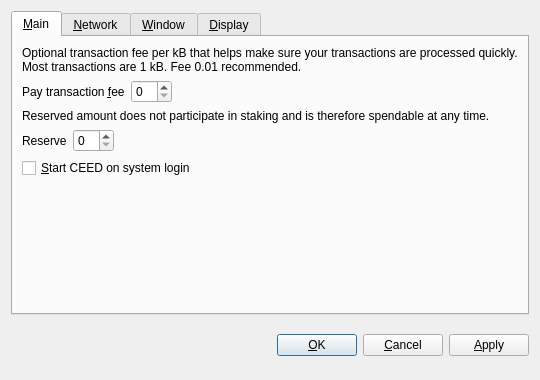
<?xml version="1.0" encoding="UTF-8"?>
<ui version="4.0">
 <class>OptionsDialog</class>
 <widget class="QDialog" name="OptionsDialog">
  <property name="geometry">
   <rect>
    <x>0</x>
    <y>0</y>
    <width>540</width>
    <height>380</height>
   </rect>
  </property>
  <property name="windowTitle">
   <string>Options</string>
  </property>
  <property name="modal">
   <bool>true</bool>
  </property>
  <layout class="QVBoxLayout" name="verticalLayout">
   <item>
    <widget class="QTabWidget" name="tabWidget">
     <property name="tabPosition">
      <enum>QTabWidget::North</enum>
     </property>
     <property name="currentIndex">
      <number>0</number>
     </property>
     <widget class="QWidget" name="tabMain">
      <attribute name="title">
       <string>&amp;Main</string>
      </attribute>
      <layout class="QVBoxLayout" name="verticalLayout_Main">
       <item>
        <widget class="QLabel" name="transactionFeeInfoLabel">
         <property name="text">
          <string>Optional transaction fee per kB that helps make sure your transactions are processed quickly. Most transactions are 1 kB. Fee 0.01 recommended.</string>
         </property>
         <property name="textFormat">
          <enum>Qt::PlainText</enum>
         </property>
         <property name="wordWrap">
          <bool>true</bool>
         </property>
        </widget>
       </item>
       <item>
        <layout class="QHBoxLayout" name="horizontalLayoutFee">
         <item>
          <widget class="QLabel" name="transactionFeeLabel">
           <property name="text">
            <string>Pay transaction &amp;fee</string>
           </property>
           <property name="textFormat">
            <enum>Qt::PlainText</enum>
           </property>
           <property name="buddy">
            <cstring>transactionFee</cstring>
           </property>
          </widget>
         </item>
         <item>
          <widget class="BitcoinAmountField" name="transactionFee"/>
         </item>
         <item>
          <spacer name="horizontalSpacerFee">
           <property name="orientation">
            <enum>Qt::Horizontal</enum>
           </property>
           <property name="sizeHint" stdset="0">
            <size>
             <width>40</width>
             <height>20</height>
            </size>
           </property>
          </spacer>
         </item>
        </layout>
       </item>
       <item>
        <widget class="QLabel" name="reserveBalanceInfoLabel">
         <property name="text">
          <string>Reserved amount does not participate in staking and is therefore spendable at any time.</string>
         </property>
         <property name="textFormat">
          <enum>Qt::PlainText</enum>
         </property>
         <property name="wordWrap">
          <bool>true</bool>
         </property>
        </widget>
       </item>
       <item>
        <layout class="QHBoxLayout" name="horizontalLayoutReserveBalance">
         <item>
          <widget class="QLabel" name="reserveBalanceLabel">
           <property name="text">
            <string>Reserve</string>
           </property>
           <property name="textFormat">
            <enum>Qt::PlainText</enum>
           </property>
           <property name="buddy">
            <cstring>reserveBalance</cstring>
           </property>
          </widget>
         </item>
         <item>
          <widget class="BitcoinAmountField" name="reserveBalance"/>
         </item>
         <item>
          <spacer name="horizontalSpacerReserveBalance">
           <property name="orientation">
            <enum>Qt::Horizontal</enum>
           </property>
           <property name="sizeHint" stdset="0">
            <size>
             <width>40</width>
             <height>20</height>
            </size>
           </property>
          </spacer>
         </item>
        </layout>
       </item>
       <item>
        <widget class="QCheckBox" name="bitcoinAtStartup">
         <property name="toolTip">
          <string>Automatically start CEED after logging in to the system.</string>
         </property>
         <property name="text">
          <string>&amp;Start CEED on system login</string>
         </property>
        </widget>
       </item>
       <item>
        <spacer name="verticalSpacer_Main">
         <property name="orientation">
          <enum>Qt::Vertical</enum>
         </property>
         <property name="sizeHint" stdset="0">
          <size>
           <width>20</width>
           <height>40</height>
          </size>
         </property>
        </spacer>
       </item>
      </layout>
     </widget>
     <widget class="QWidget" name="tabNetwork">
      <attribute name="title">
       <string>&amp;Network</string>
      </attribute>
      <layout class="QVBoxLayout" name="verticalLayout_Network">
       <item>
        <widget class="QCheckBox" name="mapPortUpnp">
         <property name="toolTip">
          <string>Automatically open the CEED client port on the router. This only works when your router supports UPnP and it is enabled.</string>
         </property>
         <property name="text">
          <string>Map port using &amp;UPnP</string>
         </property>
        </widget>
       </item>
       <item>
        <widget class="QCheckBox" name="connectSocks">
         <property name="toolTip">
          <string>Connect to the CEED network through a SOCKS5 proxy (e.g. when connecting through Tor).</string>
         </property>
         <property name="text">
          <string>&amp;Connect through SOCKS5 proxy:</string>
         </property>
        </widget>
       </item>
       <item>
        <layout class="QHBoxLayout" name="horizontalLayout_Network">
         <item>
          <widget class="QLabel" name="proxyIpLabel">
           <property name="text">
            <string>Proxy &amp;IP:</string>
           </property>
           <property name="textFormat">
            <enum>Qt::PlainText</enum>
           </property>
           <property name="buddy">
            <cstring>proxyIp</cstring>
           </property>
          </widget>
         </item>
         <item>
          <widget class="QValidatedLineEdit" name="proxyIp">
           <property name="maximumSize">
            <size>
             <width>140</width>
             <height>16777215</height>
            </size>
           </property>
           <property name="toolTip">
            <string>IP address of the proxy (e.g. 127.0.0.1)</string>
           </property>
          </widget>
         </item>
         <item>
          <widget class="QLabel" name="proxyPortLabel">
           <property name="text">
            <string>&amp;Port:</string>
           </property>
           <property name="textFormat">
            <enum>Qt::PlainText</enum>
           </property>
           <property name="buddy">
            <cstring>proxyPort</cstring>
           </property>
          </widget>
         </item>
         <item>
          <widget class="QLineEdit" name="proxyPort">
           <property name="maximumSize">
            <size>
             <width>55</width>
             <height>16777215</height>
            </size>
           </property>
           <property name="toolTip">
            <string>Port of the proxy (e.g. 9050)</string>
           </property>
          </widget>
         </item>
         <item>
          <spacer name="horizontalSpacer_Network">
           <property name="orientation">
            <enum>Qt::Horizontal</enum>
           </property>
           <property name="sizeHint" stdset="0">
            <size>
             <width>40</width>
             <height>20</height>
            </size>
           </property>
          </spacer>
         </item>
        </layout>
       </item>
       <item>
        <spacer name="verticalSpacer_Network">
         <property name="orientation">
          <enum>Qt::Vertical</enum>
         </property>
         <property name="sizeHint" stdset="0">
          <size>
           <width>20</width>
           <height>40</height>
          </size>
         </property>
        </spacer>
       </item>
      </layout>
     </widget>
     <widget class="QWidget" name="tabWindow">
      <attribute name="title">
       <string>&amp;Window</string>
      </attribute>
      <layout class="QVBoxLayout" name="verticalLayout_Window">
       <item>
        <widget class="QCheckBox" name="minimizeToTray">
         <property name="toolTip">
          <string>Show only a tray icon after minimizing the window.</string>
         </property>
         <property name="text">
          <string>&amp;Minimize to the tray instead of the taskbar</string>
         </property>
        </widget>
       </item>
       <item>
        <widget class="QCheckBox" name="minimizeOnClose">
         <property name="toolTip">
          <string>Minimize instead of exit the application when the window is closed. When this option is enabled, the application will be closed only after selecting Quit in the menu.</string>
         </property>
         <property name="text">
          <string>M&amp;inimize on close</string>
         </property>
        </widget>
       </item>
       <item>
        <spacer name="verticalSpacer_Window">
         <property name="orientation">
          <enum>Qt::Vertical</enum>
         </property>
         <property name="sizeHint" stdset="0">
          <size>
           <width>20</width>
           <height>40</height>
          </size>
         </property>
        </spacer>
       </item>
      </layout>
     </widget>
     <widget class="QWidget" name="tabDisplay">
      <attribute name="title">
       <string>&amp;Display</string>
      </attribute>
      <layout class="QVBoxLayout" name="verticalLayout_Display">
       <item>
        <layout class="QHBoxLayout" name="horizontalLayout_1_Display">
         <item>
          <widget class="QLabel" name="langLabel">
           <property name="text">
            <string>User Interface &amp;language:</string>
           </property>
           <property name="textFormat">
            <enum>Qt::PlainText</enum>
           </property>
           <property name="buddy">
            <cstring>lang</cstring>
           </property>
          </widget>
         </item>
         <item>
          <widget class="QValueComboBox" name="lang">
           <property name="toolTip">
            <string>The user interface language can be set here. This setting will take effect after restarting CEED.</string>
           </property>
          </widget>
         </item>
        </layout>
       </item>
       <item>
        <layout class="QHBoxLayout" name="horizontalLayout_2_Display">
         <item>
          <widget class="QLabel" name="unitLabel">
           <property name="text">
            <string>&amp;Unit to show amounts in:</string>
           </property>
           <property name="textFormat">
            <enum>Qt::PlainText</enum>
           </property>
           <property name="buddy">
            <cstring>unit</cstring>
           </property>
          </widget>
         </item>
         <item>
          <widget class="QValueComboBox" name="unit">
           <property name="toolTip">
            <string>Choose the default subdivision unit to show in the interface and when sending coins.</string>
           </property>
          </widget>
         </item>
        </layout>
       </item>
       <item>
        <widget class="QCheckBox" name="coinControlFeatures">
         <property name="toolTip">
          <string>Whether to show coin control features or not.</string>
         </property>
         <property name="text">
          <string>Display coin &amp;control features (experts only!)</string>
         </property>
        </widget>
       </item>
       <item>
        <widget class="QCheckBox" name="minimizeCoinAge">
         <property name="toolTip">
          <string>Whether to select the coin outputs randomly or with minimal coin age.</string>
         </property>
         <property name="text">
          <string>Minimize weight consumption (experimental)</string>
         </property>
        </widget>
       </item>
       <item>
        <widget class="QCheckBox" name="useBlackTheme">
         <property name="text">
          <string>Use CEED visual theme (requires restart)</string>
         </property>
        </widget>
       </item>
       <item>
        <spacer name="verticalSpacer_Display">
         <property name="orientation">
          <enum>Qt::Vertical</enum>
         </property>
         <property name="sizeHint" stdset="0">
          <size>
           <width>20</width>
           <height>40</height>
          </size>
         </property>
        </spacer>
       </item>
      </layout>
     </widget>
    </widget>
   </item>
   <item>
    <layout class="QHBoxLayout" name="horizontalLayout_Buttons">
     <item>
      <spacer name="horizontalSpacer_1">
       <property name="orientation">
        <enum>Qt::Horizontal</enum>
       </property>
       <property name="sizeHint" stdset="0">
        <size>
         <width>40</width>
         <height>48</height>
        </size>
       </property>
      </spacer>
     </item>
     <item>
      <widget class="QLabel" name="statusLabel">
       <property name="font">
        <font>
         <weight>75</weight>
         <bold>true</bold>
        </font>
       </property>
       <property name="text">
        <string/>
       </property>
       <property name="textFormat">
        <enum>Qt::PlainText</enum>
       </property>
       <property name="wordWrap">
        <bool>true</bool>
       </property>
      </widget>
     </item>
     <item>
      <spacer name="horizontalSpacer_2">
       <property name="orientation">
        <enum>Qt::Horizontal</enum>
       </property>
       <property name="sizeHint" stdset="0">
        <size>
         <width>40</width>
         <height>48</height>
        </size>
       </property>
      </spacer>
     </item>
     <item>
      <widget class="QPushButton" name="okButton">
       <property name="text">
        <string>&amp;OK</string>
       </property>
      </widget>
     </item>
     <item>
      <widget class="QPushButton" name="cancelButton">
       <property name="text">
        <string>&amp;Cancel</string>
       </property>
       <property name="autoDefault">
        <bool>false</bool>
       </property>
      </widget>
     </item>
     <item>
      <widget class="QPushButton" name="applyButton">
       <property name="text">
        <string>&amp;Apply</string>
       </property>
       <property name="autoDefault">
        <bool>false</bool>
       </property>
      </widget>
     </item>
    </layout>
   </item>
  </layout>
 </widget>
 <customwidgets>
  <customwidget>
   <class>BitcoinAmountField</class>
   <extends>QSpinBox</extends>
   <header>bitcoinamountfield.h</header>
  </customwidget>
  <customwidget>
   <class>QValueComboBox</class>
   <extends>QComboBox</extends>
   <header>qvaluecombobox.h</header>
  </customwidget>
  <customwidget>
   <class>QValidatedLineEdit</class>
   <extends>QLineEdit</extends>
   <header>qvalidatedlineedit.h</header>
  </customwidget>
 </customwidgets>
 <resources/>
 <connections/>
</ui>
